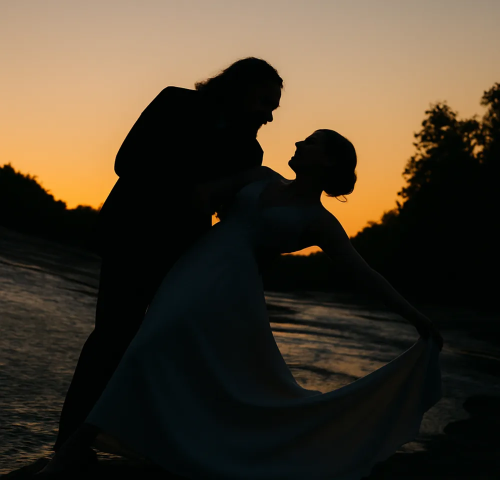
#> input picture frontend/src/assets/wedding-hero.webp, 1000 x 960 px (shown at 1/2 size)
$ python -i face_recognition_utils.py   (imports and definitions only)   (older library calls are emulated)
#> lines starting #> are read from the running program, lines starting #| are printed output that depends on the picture
"""
Face Detection and Recognition Utilities using OpenCV
Advanced face tagging system for wedding gallery
"""

import cv2
import numpy as np
import json
import os
from PIL import Image as PILImage
from django.conf import settings
from typing import List, Tuple, Optional, Dict
import logging

logger = logging.getLogger(__name__)

class FaceRecognitionService:
    """Service for face detection, recognition and encoding using OpenCV"""

    def __init__(self):
        # Load OpenCV face detection models
        self.face_cascade = cv2.CascadeClassifier(cv2.data.haarcascades + 'haarcascade_frontalface_default.xml')
        self.eye_cascade = cv2.CascadeClassifier(cv2.data.haarcascades + 'haarcascade_eye.xml')

        # Initialize face recognizer for face encoding/comparison (simplified approach)
        # Using HOG + SVM approach instead of LBPH due to cv2.face module unavailability
        self.feature_extractor = None  # Will implement HOG-based features

        # Detection parameters
        self.min_face_size = (30, 30)  # Minimum face size to detect
        self.scale_factor = 1.1        # How much image size is reduced at each scale
        self.min_neighbors = 5         # How many neighbors each face should retain

    def detect_faces_in_image(self, image_path: str) -> List[Dict]:
        """
        Detect faces in an image and return face locations and encodings

        Args:
            image_path: Path to the image file

        Returns:
            List of dictionaries with face data:
            {
                'x': float,      # Relative X coordinate (0-1)
                'y': float,      # Relative Y coordinate (0-1)
                'width': float,  # Relative width (0-1)
                'height': float, # Relative height (0-1)
                'encoding': list, # Face encoding for recognition
                'confidence': float # Detection confidence (0-1)
            }
        """
#> called with image_path = '../frontend/src/assets/wedding-hero.webp'
        try:
            # Read image
            img = cv2.imread(image_path)
#> img is the input picture: shape (960, 1000, 3); mean B, G, R 43, 58.8, 69.8
            if img is None:
                logger.error(f"Could not read image: {image_path}")
                return []

            gray = cv2.cvtColor(img, cv2.COLOR_BGR2GRAY)
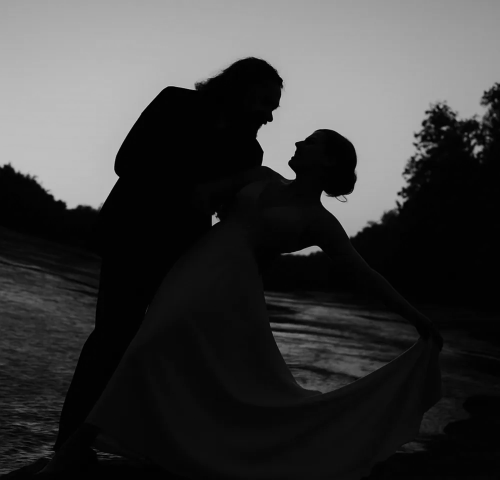
#> gray: shape (960, 1000) (shown at 1/2 size); min 0, max 223, mean 60.2
            img_height, img_width = gray.shape
#> img_height = 960; img_width = 1000

            # Detect faces
            faces = self.face_cascade.detectMultiScale(
                gray,
                scaleFactor=self.scale_factor,
                minNeighbors=self.min_neighbors,
                minSize=self.min_face_size,
                flags=cv2.CASCADE_SCALE_IMAGE
            )
#> faces = ()

            detected_faces = []

            for i, (x, y, w, h) in enumerate(faces):
                # Extract face ROI for encoding
                face_roi = gray[y:y+h, x:x+w]

                # Resize face for consistent encoding
                face_resized = cv2.resize(face_roi, (100, 100))

                # Generate face encoding using LBP features
                face_encoding = self._generate_face_encoding(face_resized)

                # Calculate confidence based on face quality metrics
                confidence = self._calculate_face_quality(face_roi)

                # Convert to relative coordinates (0-1)
                face_data = {
                    'x': x / img_width,             # Top-left X (relative)
                    'y': y / img_height,            # Top-left Y (relative)
                    'width': w / img_width,         # Relative width
                    'height': h / img_height,       # Relative height
                    'encoding': face_encoding.tolist(),  # Convert numpy to list
                    'confidence': confidence,
                    'detection_method': 'opencv_haar'
                }

                detected_faces.append(face_data)
                logger.info(f"Detected face {i+1} at ({face_data['x']:.2f}, {face_data['y']:.2f}) "
                           f"with confidence {confidence:.2f}")
#> this loop made 0 passes
#> after the loop, detected_faces = []

            return detected_faces

        except Exception as e:
            logger.error(f"Error detecting faces in {image_path}: {str(e)}")
            return []

    # [225 lines left out: functions _generate_face_encoding, _calculate_face_quality, compare_faces, find_similar_faces, draw_face_boxes, not called in this run]


# Global instance for use in Django views
face_recognition_service = FaceRecognitionService()


# [69 lines left out: functions detect_faces_in_uploaded_image, find_matching_faces_for_person, not called in this run]

>>> result = FaceRecognitionService().detect_faces_in_image('../frontend/src/assets/wedding-hero.webp')
#> result = []
